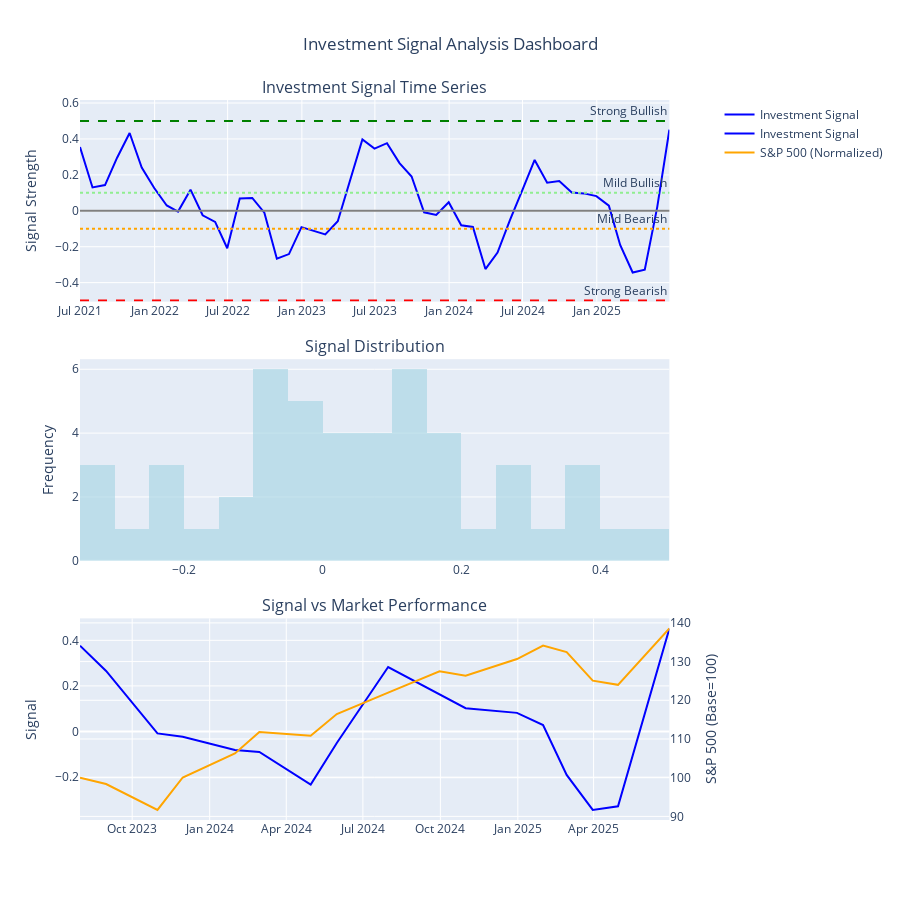

Source (notebook cell):
### Code cell
# VISUALIZE THE INVESTMENT SIGNAL

def visualize_investment_signal(signal, market_data=None):
    """
    Create comprehensive visualization of the investment signal
    """
    if signal.empty:
        print("❌ No signal data to visualize")
        return
    
    print("📊 Creating investment signal visualization...")
    
    # Create subplot figure
    fig = make_subplots(
        rows=3, cols=1,
        subplot_titles=[
            'Investment Signal Time Series',
            'Signal Distribution',
            'Signal vs Market Performance'
        ],
        vertical_spacing=0.08,
        specs=[
            [{"secondary_y": False}],
            [{"secondary_y": False}],
            [{"secondary_y": True}]
        ]
    )
    
    # 1. Time series plot
    fig.add_trace(
        go.Scatter(
            x=signal.index,
            y=signal.values,
            mode='lines',
            name='Investment Signal',
            line=dict(color='blue', width=2),
            hovertemplate='Date: %{x}<br>Signal: %{y:.3f}<extra></extra>'
        ),
        row=1, col=1
    )
    
    # Add signal interpretation zones
    fig.add_hline(y=0.5, line_dash="dash", line_color="green", 
                  annotation_text="Strong Bullish", row=1, col=1)
    fig.add_hline(y=0.1, line_dash="dot", line_color="lightgreen", 
                  annotation_text="Mild Bullish", row=1, col=1)
    fig.add_hline(y=0, line_dash="solid", line_color="gray", row=1, col=1)
    fig.add_hline(y=-0.1, line_dash="dot", line_color="orange", 
                  annotation_text="Mild Bearish", row=1, col=1)
    fig.add_hline(y=-0.5, line_dash="dash", line_color="red", 
                  annotation_text="Strong Bearish", row=1, col=1)
    
    # 2. Distribution histogram
    fig.add_trace(
        go.Histogram(
            x=signal.values,
            nbinsx=30,
            name='Signal Distribution',
            marker_color='lightblue',
            opacity=0.7,
            showlegend=False
        ),
        row=2, col=1
    )
    
    # 3. Signal vs Market Performance (if market data available)
    if market_data and 'SPY' in market_data:
        spy_prices = market_data['SPY']['Close']
        
        # Align dates
        aligned_data = pd.DataFrame({
            'signal': signal,
            'spy_price': spy_prices
        }).dropna()
        
        if not aligned_data.empty:
            # Normalize SPY prices to start at 100
            normalized_spy = (aligned_data['spy_price'] / aligned_data['spy_price'].iloc[0]) * 100
            
            # Plot signal
            fig.add_trace(
                go.Scatter(
                    x=aligned_data.index,
                    y=aligned_data['signal'],
                    mode='lines',
                    name='Investment Signal',
                    line=dict(color='blue', width=2),
                    yaxis='y3'
                ),
                row=3, col=1
            )
            
            # Plot market performance on secondary y-axis
            fig.add_trace(
                go.Scatter(
                    x=aligned_data.index,
                    y=normalized_spy,
                    mode='lines',
                    name='S&P 500 (Normalized)',
                    line=dict(color='orange', width=2),
                    yaxis='y4'
                ),
                row=3, col=1,
                secondary_y=True
            )
    
    # Update layout
    fig.update_layout(
        height=900,
        title_text="Investment Signal Analysis Dashboard",
        showlegend=True,
        title_x=0.5
    )
    
    # Update y-axis labels
    fig.update_yaxes(title_text="Signal Strength", row=1, col=1)
    fig.update_yaxes(title_text="Frequency", row=2, col=1)
    fig.update_yaxes(title_text="Signal", row=3, col=1)
    
    if market_data and 'SPY' in market_data:
        fig.update_yaxes(title_text="S&P 500 (Base=100)", secondary_y=True, row=3, col=1)
    
    fig.show()
    
    return fig

# Create the visualization
if not investment_signal.empty:
    signal_chart = visualize_investment_signal(investment_signal, market_data)
    
    print("✅ Investment signal visualization complete!")
    print("\n🎯 Build machine learning prediction models!")
else:
    print("⚠️ Skipping visualization - no signal data available")

print("\n" + "="*60)
print("🎉 OBJECTIVES COMPLETE:")
print("✅ Comprehensive economic data collection")
print("✅ Sophisticated feature engineering") 
print("✅ Multi-factor investment signal generation")
print("✅ Professional data visualization")
print("\n🚀 Ready for machine learning models!")
print("="*60)

### Figure 1 — Plotly figure (JSON) as saved in the notebook; plotly's stock layout.template omitted (floating-point values rounded to 4 significant figures)
{"data": [{"hovertemplate": "Date: %{x}<br>Signal: %{y:.3f}<extra></extra>", "line": {"color": "blue", "width": 2}, "mode": "lines", "name": "Investment Signal", "type": "scatter", "x": ["2021-06-30T00:00:00.000000000", "2021-07-31T00:00:00.000000000", "2021-08-31T00:00:00.000000000", "2021-09-30T00:00:00.000000000", "2021-10-31T00:00:00.000000000", "2021-11-30T00:00:00.000000000", "2021-12-31T00:00:00.000000000", "2022-01-31T00:00:00.000000000", "2022-02-28T00:00:00.000000000", "2022-03-31T00:00:00.000000000", "2022-04-30T00:00:00.000000000", "2022-05-31T00:00:00.000000000", "2022-06-30T00:00:00.000000000", "2022-07-31T00:00:00.000000000", "2022-08-31T00:00:00.000000000", "2022-09-30T00:00:00.000000000", "2022-10-31T00:00:00.000000000", "2022-11-30T00:00:00.000000000", "2022-12-31T00:00:00.000000000", "2023-01-31T00:00:00.000000000", "2023-02-28T00:00:00.000000000", "2023-03-31T00:00:00.000000000", "2023-04-30T00:00:00.000000000", "2023-05-31T00:00:00.000000000", "2023-06-30T00:00:00.000000000", "2023-07-31T00:00:00.000000000", "2023-08-31T00:00:00.000000000", "2023-09-30T00:00:00.000000000", "2023-10-31T00:00:00.000000000", "2023-11-30T00:00:00.000000000", "2023-12-31T00:00:00.000000000", "2024-01-31T00:00:00.000000000", "2024-02-29T00:00:00.000000000", "2024-03-31T00:00:00.000000000", "2024-04-30T00:00:00.000000000", "2024-05-31T00:00:00.000000000", "2024-06-30T00:00:00.000000000", "2024-07-31T00:00:00.000000000", "2024-08-31T00:00:00.000000000", "2024-09-30T00:00:00.000000000", "2024-10-31T00:00:00.000000000", "2024-11-30T00:00:00.000000000", "2024-12-31T00:00:00.000000000", "2025-01-31T00:00:00.000000000", "2025-02-28T00:00:00.000000000", "2025-03-31T00:00:00.000000000", "2025-04-30T00:00:00.000000000", "2025-05-31T00:00:00.000000000", "2025-06-30T00:00:00.000000000"], "xaxis": "x", "y": [0.3545, 0.1301, 0.1431, 0.2957, 0.4332, 0.2406, 0.1266, 0.02975, -0.00453, 0.1177, -0.02485, -0.06172, -0.2084, 0.06877, 0.07173, -0.01056, -0.267, -0.241, -0.09099, -0.1102, -0.1318, -0.05824, 0.1683, 0.3974, 0.346, 0.3764, 0.2658, 0.1911, -0.008287, -0.02329, 0.04795, -0.08054, -0.0897, -0.3244, -0.2323, -0.05045, 0.1124, 0.283, 0.1567, 0.1654, 0.1022, 0.09696, 0.0819, 0.02862, -0.1903, -0.3437, -0.3281, 0.02201, 0.452], "yaxis": "y"}, {"marker": {"color": "lightblue"}, "name": "Signal Distribution", "nbinsx": 30, "opacity": 0.7, "showlegend": false, "type": "histogram", "x": [0.3545, 0.1301, 0.1431, 0.2957, 0.4332, 0.2406, 0.1266, 0.02975, -0.00453, 0.1177, -0.02485, -0.06172, -0.2084, 0.06877, 0.07173, -0.01056, -0.267, -0.241, -0.09099, -0.1102, -0.1318, -0.05824, 0.1683, 0.3974, 0.346, 0.3764, 0.2658, 0.1911, -0.008287, -0.02329, 0.04795, -0.08054, -0.0897, -0.3244, -0.2323, -0.05045, 0.1124, 0.283, 0.1567, 0.1654, 0.1022, 0.09696, 0.0819, 0.02862, -0.1903, -0.3437, -0.3281, 0.02201, 0.452], "xaxis": "x2", "yaxis": "y2"}, {"line": {"color": "blue", "width": 2}, "mode": "lines", "name": "Investment Signal", "type": "scatter", "x": ["2023-07-31T00:00:00.000000000", "2023-08-31T00:00:00.000000000", "2023-10-31T00:00:00.000000000", "2023-11-30T00:00:00.000000000", "2024-01-31T00:00:00.000000000", "2024-02-29T00:00:00.000000000", "2024-04-30T00:00:00.000000000", "2024-05-31T00:00:00.000000000", "2024-07-31T00:00:00.000000000", "2024-09-30T00:00:00.000000000", "2024-10-31T00:00:00.000000000", "2024-12-31T00:00:00.000000000", "2025-01-31T00:00:00.000000000", "2025-02-28T00:00:00.000000000", "2025-03-31T00:00:00.000000000", "2025-04-30T00:00:00.000000000", "2025-06-30T00:00:00.000000000"], "xaxis": "x3", "y": [0.3764, 0.2658, -0.008287, -0.02329, -0.08054, -0.0897, -0.2323, -0.05045, 0.283, 0.1654, 0.1022, 0.0819, 0.02862, -0.1903, -0.3437, -0.3281, 0.452], "yaxis": "y3"}, {"line": {"color": "orange", "width": 2}, "mode": "lines", "name": "S&P 500 (Normalized)", "type": "scatter", "x": ["2023-07-31T00:00:00.000000000", "2023-08-31T00:00:00.000000000", "2023-10-31T00:00:00.000000000", "2023-11-30T00:00:00.000000000", "2024-01-31T00:00:00.000000000", "2024-02-29T00:00:00.000000000", "2024-04-30T00:00:00.000000000", "2024-05-31T00:00:00.000000000", "2024-07-31T00:00:00.000000000", "2024-09-30T00:00:00.000000000", "2024-10-31T00:00:00.000000000", "2024-12-31T00:00:00.000000000", "2025-01-31T00:00:00.000000000", "2025-02-28T00:00:00.000000000", "2025-03-31T00:00:00.000000000", "2025-04-30T00:00:00.000000000", "2025-06-30T00:00:00.000000000"], "xaxis": "x3", "y": [100.0, 98.37, 91.67, 100.0, 106.3, 111.8, 110.8, 116.4, 122.0, 127.5, 126.3, 130.7, 134.2, 132.5, 125.1, 124.0, 138.6], "yaxis": "y4"}], "layout": {"annotations": [{"font": {"size": 16}, "showarrow": false, "text": "Investment Signal Time Series", "x": 0.47, "xanchor": "center", "xref": "paper", "y": 1, "yanchor": "bottom", "yref": "paper"}, {"font": {"size": 16}, "showarrow": false, "text": "Signal Distribution", "x": 0.47, "xanchor": "center", "xref": "paper", "y": 0.64, "yanchor": "bottom", "yref": "paper"}, {"font": {"size": 16}, "showarrow": false, "text": "Signal vs Market Performance", "x": 0.47, "xanchor": "center", "xref": "paper", "y": 0.28, "yanchor": "bottom", "yref": "paper"}, {"showarrow": false, "text": "Strong Bullish", "x": 1, "xanchor": "right", "xref": "x domain", "y": 0.5, "yanchor": "bottom", "yref": "y"}, {"showarrow": false, "text": "Mild Bullish", "x": 1, "xanchor": "right", "xref": "x domain", "y": 0.1, "yanchor": "bottom", "yref": "y"}, {"showarrow": false, "text": "Mild Bearish", "x": 1, "xanchor": "right", "xref": "x domain", "y": -0.1, "yanchor": "bottom", "yref": "y"}, {"showarrow": false, "text": "Strong Bearish", "x": 1, "xanchor": "right", "xref": "x domain", "y": -0.5, "yanchor": "bottom", "yref": "y"}], "height": 900, "shapes": [{"line": {"color": "green", "dash": "dash"}, "type": "line", "x0": 0, "x1": 1, "xref": "x domain", "y0": 0.5, "y1": 0.5, "yref": "y"}, {"line": {"color": "lightgreen", "dash": "dot"}, "type": "line", "x0": 0, "x1": 1, "xref": "x domain", "y0": 0.1, "y1": 0.1, "yref": "y"}, {"line": {"color": "gray", "dash": "solid"}, "type": "line", "x0": 0, "x1": 1, "xref": "x domain", "y0": 0, "y1": 0, "yref": "y"}, {"line": {"color": "orange", "dash": "dot"}, "type": "line", "x0": 0, "x1": 1, "xref": "x domain", "y0": -0.1, "y1": -0.1, "yref": "y"}, {"line": {"color": "red", "dash": "dash"}, "type": "line", "x0": 0, "x1": 1, "xref": "x domain", "y0": -0.5, "y1": -0.5, "yref": "y"}], "showlegend": true, "title": {"text": "Investment Signal Analysis Dashboard", "x": 0.5}, "xaxis": {"anchor": "y", "domain": [0, 0.94]}, "xaxis2": {"anchor": "y2", "domain": [0, 0.94]}, "xaxis3": {"anchor": "y3", "domain": [0, 0.94]}, "yaxis": {"anchor": "x", "domain": [0.72, 1], "title": {"text": "Signal Strength"}}, "yaxis2": {"anchor": "x2", "domain": [0.36, 0.64], "title": {"text": "Frequency"}}, "yaxis3": {"anchor": "x3", "domain": [0, 0.28], "title": {"text": "Signal"}}, "yaxis4": {"anchor": "x3", "overlaying": "y3", "side": "right", "title": {"text": "S&P 500 (Base=100)"}}}}
